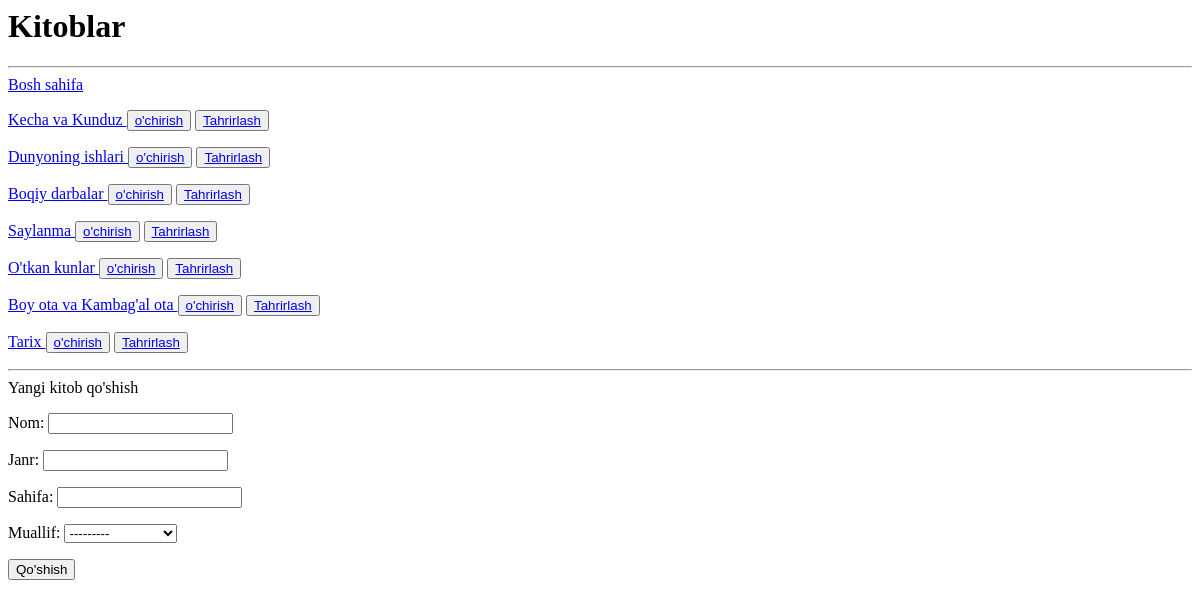
Page /kitoblar/ on the earlier database version.
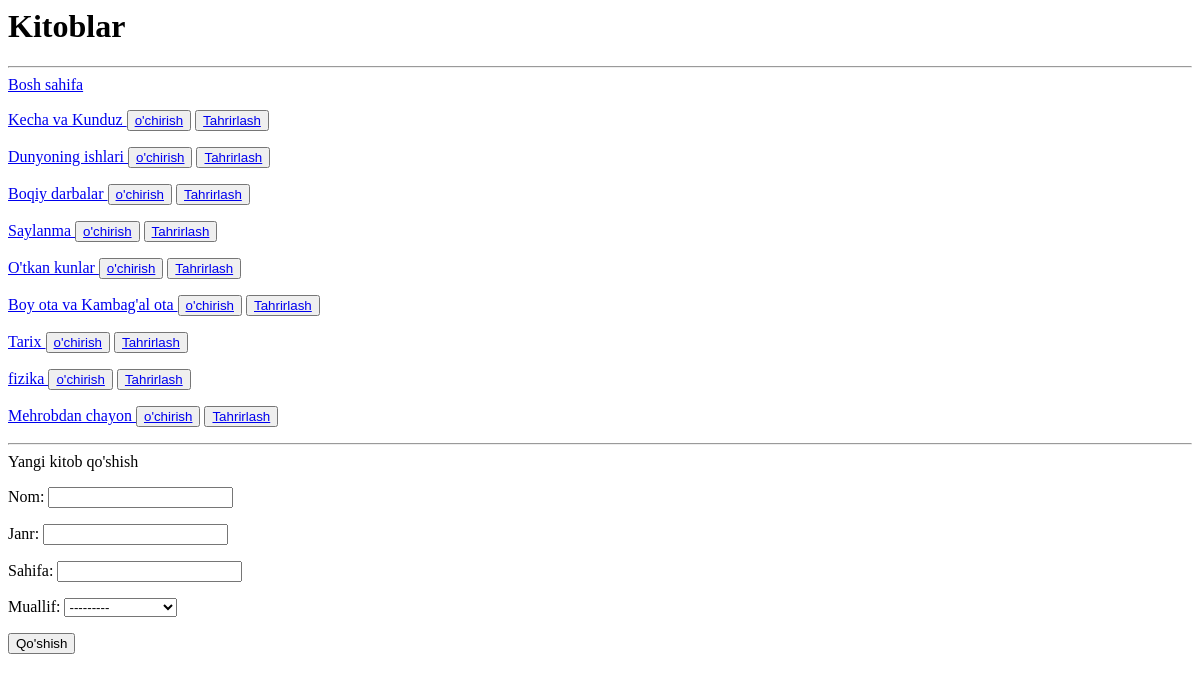
Same page on the later database version.
### mainApp/models.py (models this page shows, shortened)
class Kitob(models.Model):
    nom = models.CharField(max_length=255)
    janr = models.CharField(max_length=50, blank=True, null=True)
    sahifa = models.PositiveSmallIntegerField()
    muallif = models.ForeignKey(Muallif, on_delete=models.SET_NULL, blank=True, null=True)

### mainApp/views.py (the view)
# urls.py: path('kitoblar/', kitoblar_view, name='kitoblar'),
def kitoblar_view(request):
        form =KitobForm()
        if request.method == "POST":
            form = KitobForm(request.POST)
            if form.is_valid():
                form.save()
                return redirect('/kitoblar/')
        kitob = Kitob.objects.all()
        context = {
            "kitoblar": kitob,
            'forms': form
        }
        return render(request, 'kitoblar.html', context)

### mainApp/forms.py
class KitobForm(forms.ModelForm):
    class Meta:
        model = Kitob
        fields =  "__all__"

### mainApp/models.py (called while the page is built)
    def __str__(self):
        return self.ism

### templates/kitoblar.html (shortened to what this page needs)
<h1>Kitoblar</h1>
<hr>
<a href="/">Bosh sahifa</a>
    {% for kitob in kitoblar %}
         <p>
              <a href='/kitoblar/{{ kitob.id }}'>{{ kitob.nom }} </a>
              <button>
        <a href='/kitoblar/{{ kitob.id }}/delete/confirm'>o'chirish</a>
              </button>
             <button>
                 <a href="{{kitob.id}}/update">Tahrirlash</a>
             </button>
         </p>
    {% endfor %}
<hr>
<h>Yangi kitob qo'shish</h>
<form method="post">
    {{forms.as_p}}
    <button>Qo'shish</button>
</form>

Differences in the rows shown:
added Kitob: nom "fizika"
added Kitob: nom "Mehrobdan chayon"
